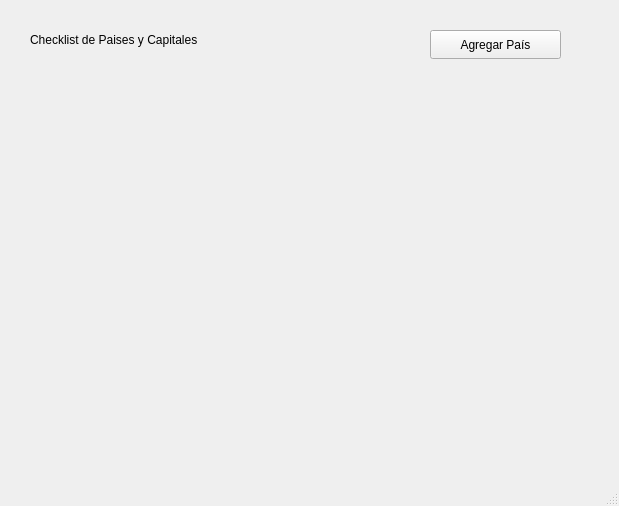
<?xml version="1.0" encoding="UTF-8"?>
<ui version="4.0">
 <class>MainWindow</class>
 <widget class="QMainWindow" name="MainWindow">
  <property name="geometry">
   <rect>
    <x>0</x>
    <y>0</y>
    <width>619</width>
    <height>506</height>
   </rect>
  </property>
  <property name="windowTitle">
   <string>MainWindow</string>
  </property>
  <widget class="QWidget" name="centralwidget">
   <widget class="QWidget" name="verticalLayoutWidget">
    <property name="geometry">
     <rect>
      <x>30</x>
      <y>80</y>
      <width>531</width>
      <height>361</height>
     </rect>
    </property>
    <layout class="QVBoxLayout" name="tasksLayout"/>
   </widget>
   <widget class="QLabel" name="statusLabel">
    <property name="geometry">
     <rect>
      <x>30</x>
      <y>30</y>
      <width>211</width>
      <height>20</height>
     </rect>
    </property>
    <property name="text">
     <string>Checklist de Paises y Capitales</string>
    </property>
   </widget>
   <widget class="QPushButton" name="addTaskButton">
    <property name="geometry">
     <rect>
      <x>430</x>
      <y>30</y>
      <width>131</width>
      <height>29</height>
     </rect>
    </property>
    <property name="text">
     <string>Agregar País</string>
    </property>
   </widget>
  </widget>
  <widget class="QMenuBar" name="menubar">
   <property name="geometry">
    <rect>
     <x>0</x>
     <y>0</y>
     <width>619</width>
     <height>25</height>
    </rect>
   </property>
  </widget>
  <widget class="QStatusBar" name="statusbar"/>
 </widget>
 <resources/>
 <connections/>
</ui>
